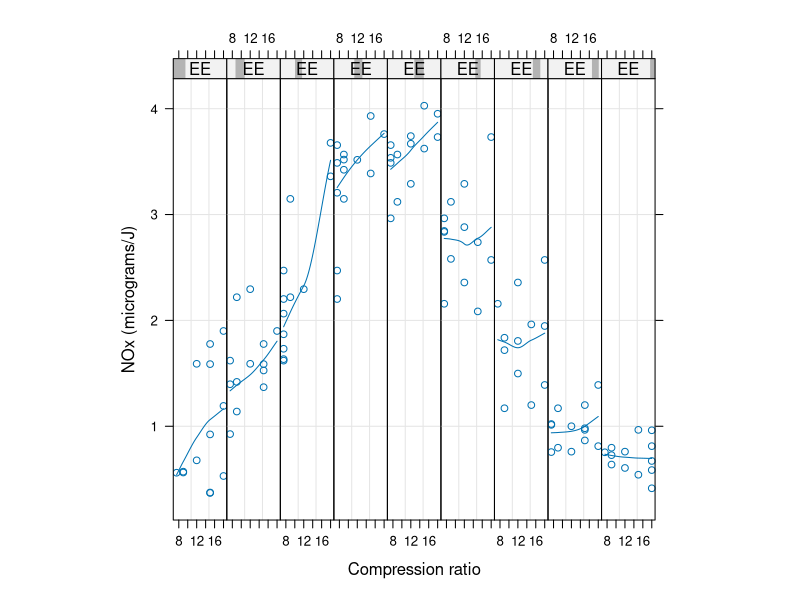
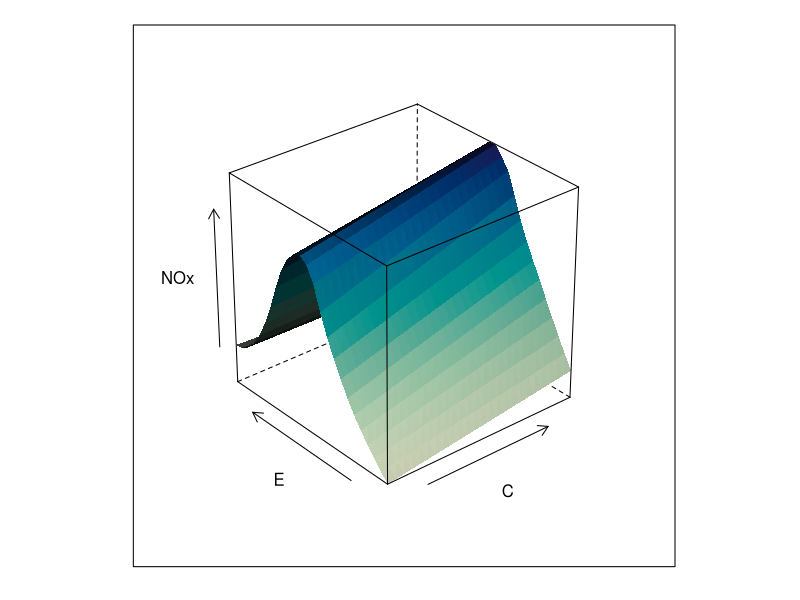

Here is the R script that generated these plots, in order:
library(lattice)


### Name: H_ethanol
### Title: Engine exhaust fumes from burning ethanol
### Aliases: ethanol
### Keywords: datasets

### ** Examples

## Constructing panel functions on the fly
EE <- equal.count(ethanol$E, number=9, overlap=1/4)
xyplot(NOx ~ C | EE, data = ethanol,
       prepanel = function(x, y) prepanel.loess(x, y, span = 1),
       xlab = "Compression ratio", ylab = "NOx (micrograms/J)",
       panel = function(x, y) {
           panel.grid(h=-1, v= 2)
           panel.xyplot(x, y)
           panel.loess(x,y, span=1)
       },
       aspect = "xy")

# Wireframe loess surface fit.  See Figure 4.61 from Cleveland.
require(stats)
with(ethanol, {
  eth.lo <- loess(NOx ~ C * E, span = 1/3, parametric = "C", 
                  drop.square = "C", family="symmetric")
  eth.marginal <- list(C = seq(min(C), max(C), length.out = 25), 
                       E = seq(min(E), max(E), length.out = 25))
  eth.grid <- expand.grid(eth.marginal)
  eth.fit <- predict(eth.lo, eth.grid)
  wireframe(eth.fit ~ eth.grid$C * eth.grid$E,
            shade=TRUE,
	    screen = list(z = 40, x = -60, y=0),
	    distance = .1,
	    xlab = "C", ylab = "E", zlab = "NOx")
})
